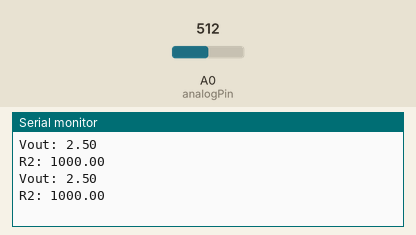
Bench run of a sketch on a simulated ESP8266 (Wemos D1 mini). Parts: the last lines printed to the serial monitor. The inputs (shaded band) are chosen by the test bench; at power-on: A0 (analogPin) = 512.

Above: at 1.8 s.
1.9 s: A0 (analogPin) set to 716
At 2.7 s:
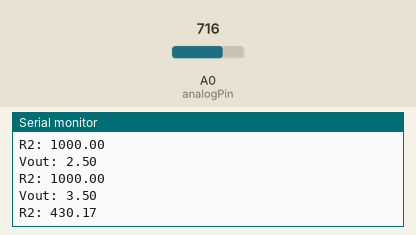
3.4 s: A0 (analogPin) set to 900
At 4.8 s:
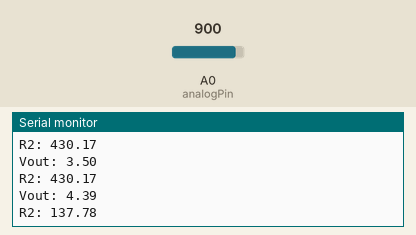
Timing chart, 0 to 6.4 s (numbered marks = the images above; inputs shaded):
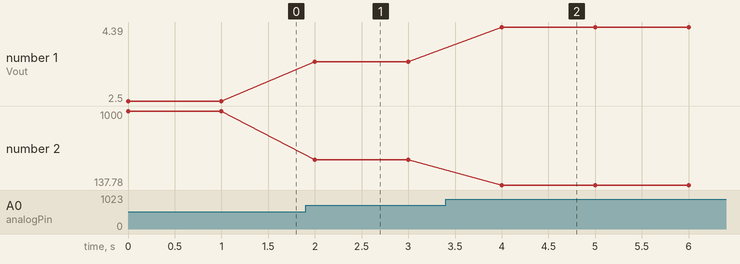

Measured:
- after the input at 1.9 s, the serial monitor: prints a new line after 0.10 s (image 1)
- after the input at 3.4 s, the serial monitor: prints a new line after 0.60 s (image 2)
- plotted number 1: 2.5 → 3.5 after the input at 1.9 s, 3.5 → 4.39 after the input at 3.4 s
- plotted number 2: 1000 → 430.17 after the input at 1.9 s, 430.17 → 137.78 after the input at 3.4 s

The sketch:

ResistorValueTest.ino
```cpp
int analogPin = A0;
int raw = 0;
int Vin = 5;
float Vout = 0;
float R1 = 1000;
float R2 = 0;
float buffer = 0;

void setup(){
Serial.begin(9600);
}

void loop(){
  raw = analogRead(analogPin);
  if(raw){
    buffer = raw * Vin;
    Vout = (buffer)/1024.0;
    buffer = (Vin/Vout) - 1;
    R2= R1 * buffer;
    Serial.print("Vout: ");
    Serial.println(Vout);
    Serial.print("R2: ");
    Serial.println(R2);
    delay(1000);
  }
}
```
